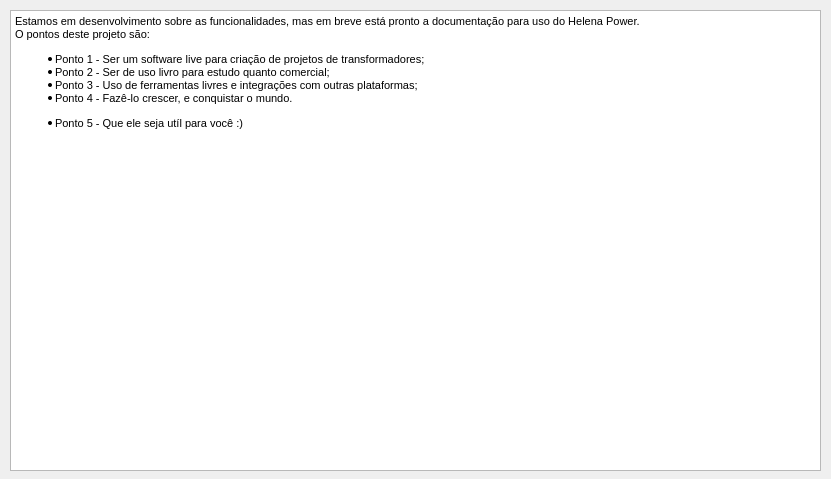
<?xml version="1.0" encoding="UTF-8"?>
<ui version="4.0">
 <class>WindowHelp</class>
 <widget class="QDialog" name="WindowHelp">
  <property name="geometry">
   <rect>
    <x>0</x>
    <y>0</y>
    <width>831</width>
    <height>479</height>
   </rect>
  </property>
  <property name="windowTitle">
   <string>Helena - Ajuda sobre o software</string>
  </property>
  <property name="windowIcon">
   <iconset resource="icons/main.qrc">
    <normaloff>:/iconPower.ico</normaloff>:/iconPower.ico</iconset>
  </property>
  <widget class="QTextBrowser" name="textBrowser">
   <property name="geometry">
    <rect>
     <x>10</x>
     <y>10</y>
     <width>811</width>
     <height>461</height>
    </rect>
   </property>
   <property name="html">
    <string>&lt;!DOCTYPE HTML PUBLIC &quot;-//W3C//DTD HTML 4.0//EN&quot; &quot;http://www.w3.org/TR/REC-html40/strict.dtd&quot;&gt;
&lt;html&gt;&lt;head&gt;&lt;meta name=&quot;qrichtext&quot; content=&quot;1&quot; /&gt;&lt;style type=&quot;text/css&quot;&gt;
p, li { white-space: pre-wrap; }
&lt;/style&gt;&lt;/head&gt;&lt;body style=&quot; font-family:'MS Shell Dlg 2'; font-size:8.25pt; font-weight:400; font-style:normal;&quot;&gt;
&lt;p style=&quot; margin-top:0px; margin-bottom:0px; margin-left:0px; margin-right:0px; -qt-block-indent:0; text-indent:0px;&quot;&gt;&lt;span style=&quot; font-size:8pt;&quot;&gt;Estamos em desenvolvimento sobre as funcionalidades, mas em breve está pronto a documentação para uso do Helena Power.&lt;/span&gt;&lt;/p&gt;
&lt;p style=&quot; margin-top:0px; margin-bottom:0px; margin-left:0px; margin-right:0px; -qt-block-indent:0; text-indent:0px;&quot;&gt;&lt;span style=&quot; font-size:8pt;&quot;&gt;O pontos deste projeto são:&lt;/span&gt;&lt;/p&gt;
&lt;ul style=&quot;margin-top: 0px; margin-bottom: 0px; margin-left: 0px; margin-right: 0px; -qt-list-indent: 1;&quot;&gt;&lt;li style=&quot; font-size:8pt;&quot; style=&quot; margin-top:12px; margin-bottom:0px; margin-left:0px; margin-right:0px; -qt-block-indent:0; text-indent:0px;&quot;&gt;Ponto 1 - Ser um software live para criação de projetos de transformadores;&lt;/li&gt;
&lt;li style=&quot; font-size:8pt;&quot; style=&quot; margin-top:0px; margin-bottom:0px; margin-left:0px; margin-right:0px; -qt-block-indent:0; text-indent:0px;&quot;&gt;Ponto 2 - Ser de uso livro para estudo quanto comercial;&lt;/li&gt;
&lt;li style=&quot; font-size:8pt;&quot; style=&quot; margin-top:0px; margin-bottom:0px; margin-left:0px; margin-right:0px; -qt-block-indent:0; text-indent:0px;&quot;&gt;Ponto 3 - Uso de ferramentas livres e integrações com outras plataformas;&lt;/li&gt;
&lt;li style=&quot; font-size:8pt;&quot; style=&quot; margin-top:0px; margin-bottom:12px; margin-left:0px; margin-right:0px; -qt-block-indent:0; text-indent:0px;&quot;&gt;Ponto 4 - Fazê-lo crescer, e conquistar o mundo.&lt;/li&gt;
&lt;li style=&quot; font-size:8pt;&quot; style=&quot; margin-top:0px; margin-bottom:12px; margin-left:0px; margin-right:0px; -qt-block-indent:0; text-indent:0px;&quot;&gt;Ponto 5 - Que ele seja utíl para você :)&lt;/li&gt;&lt;/ul&gt;&lt;/body&gt;&lt;/html&gt;</string>
   </property>
  </widget>
 </widget>
 <resources>
  <include location="icons/main.qrc"/>
 </resources>
 <connections/>
</ui>
